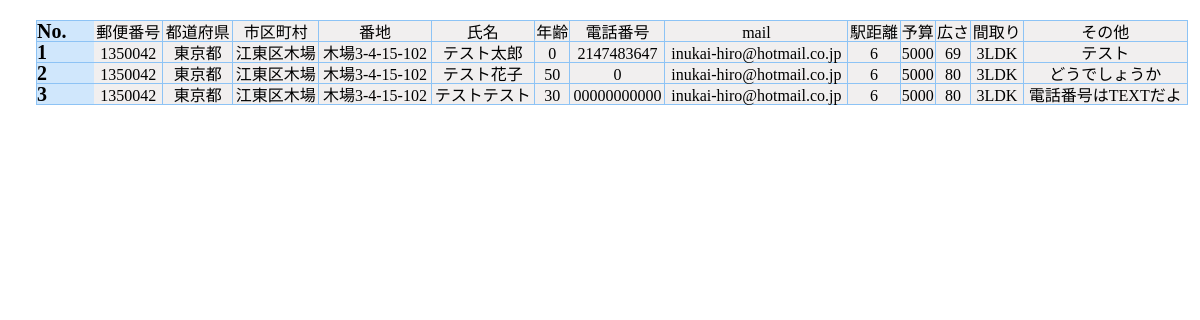
The app's page /read.php with its own data.
### tables this page shows
CREATE TABLE `gs_an_table` (
  `id` int(8) NOT NULL,
  `postcode` int(7) NOT NULL,
  `pref` text NOT NULL,
  `city` text NOT NULL,
  `block` text NOT NULL,
  `name` text NOT NULL,
  `age` int(2) NOT NULL,
  `phone` text NOT NULL,
  `mail` text NOT NULL,
  `distance` int(2) NOT NULL,
  `budjet` int(4) NOT NULL,
  `width` int(3) NOT NULL,
  `madori` text NOT NULL,
  `comment` text NOT NULL
);

### read.php (the view, shortened to what this page needs)
<!DOCTYPE html>
<html lang=jp>
<head>
    <link rel="stylesheet" href="css/reset.css">
    <link rel="stylesheet" href="css/style.css">
</head>
<body>
<table id="list">
            <tr><th>No.</th><td>郵便番号</td><td>都道府県</td><td>市区町村</td><td>番地</td><td>氏名</td><td>年齢</td><td>電話番号</td><td>mail</td><td>駅距離</td><td>予算</td><td>広さ</td><td>間取り</td><td>その他</td></tr>
<?php
  try {
  $pdo = new PDO('mysql:dbname=gs_re;charset=utf8;host=localhost','root','');
  } catch (PDOException $e) {
    exit('データベースに接続できませんでした。'.$e->getMessage());
  }
  $stmt = $pdo->prepare("SELECT * FROM gs_an_table");
  $status = $stmt->execute();
  if($status==false) {
    $error = $stmt->errorInfo();
    exit("ErrorQuery:".$error[2]);
  }else{
    while( $array = $stmt->fetch(PDO::FETCH_ASSOC)){
      $h = '<tr><th>'.$array["id"].'</th><td>'.$array["postcode"].'</td><td>'.$array["pref"].'</td><td>'.$array["city"].'</td><td>'.$array["block"].'</td><td>'.$array["name"].'</td><td>'.$array["age"].'</td><td>'.$array["phone"].'</td><td>'.$array["mail"].'</td><td>'.$array["distance"].'</td><td>'.$array["budjet"].'</td><td>'.$array["width"].'</td><td>'.$array["madori"].'</td><td>'.$array["comment"].'</td></tr>';
      echo $h;
    }
  }
  ?>
</table>
</body>
</html>

### css/style.css (style rules this page uses)
body { margin:0; padding:0; text-align:left; font-size: 32px; width:100%; }
table { margin: 20px 3%; border:1px solid #8dc3f5; width:96%; }
th { width:5%; font-size:20px; background-color:#d0e7fc; border-bottom: 1px solid #8dc3f5; }
td { font-size:16px; background-color:rgb(241, 239, 239); border-bottom: 1px solid #8dc3f5; border-right: 1px solid #8dc3f5; text-align: center }

### records on screen
gs_an_table: id "1", postcode "1350042", pref "東京都", city "江東区木場", block "木場3-4-15-102", name "テスト太郎", age "0", phone "2147483647", mail "inukai-hiro@hotmail.co.jp", distance "6", budjet "5000", width "69", madori "3LDK", comment "テスト"
gs_an_table: id "2", postcode "1350042", pref "東京都", city "江東区木場", block "木場3-4-15-102", name "テスト花子", age "50", phone "0", mail "inukai-hiro@hotmail.co.jp", distance "6", budjet "5000", width "80", madori "3LDK", comment "どうでしょうか"
gs_an_table: id "3", postcode "1350042", pref "東京都", city "江東区木場", block "木場3-4-15-102", name "テストテスト", age "30", phone "00000000000", mail "inukai-hiro@hotmail.co.jp", distance "6", budjet "5000", width "80", madori "3LDK", comment "電話番号はTEXTだよ"
